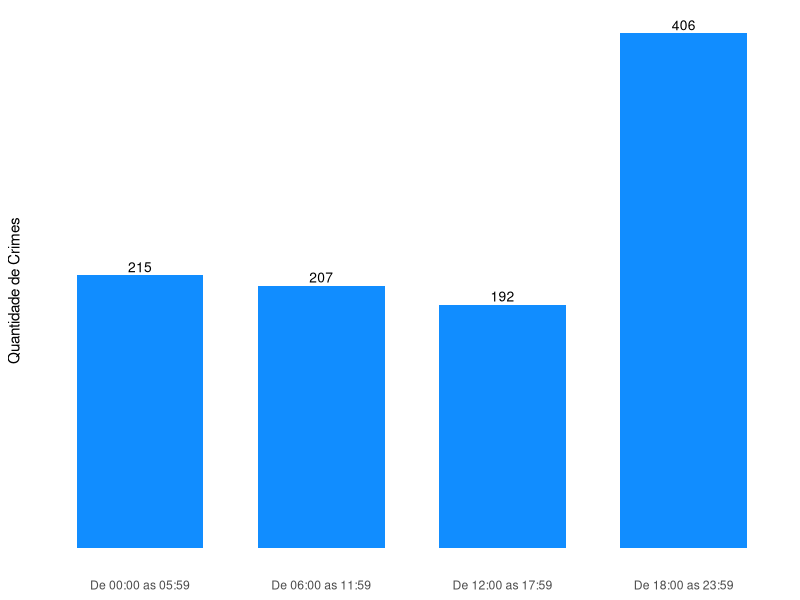
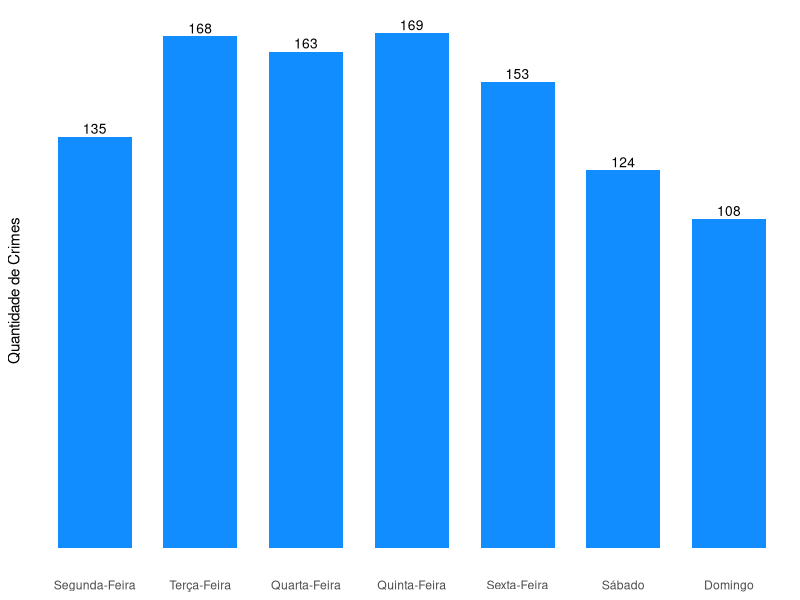

These figures' R source, in order:
## ---- chunk 1
#| echo: false
#| warning: false

dados <- read.csv("crimes_hora.csv", sep = ",")

library(ggplot2)

## Ordenando os valores do eixo X
level_order <- c('De 00:00 as 05:59', 'De 06:00 as 11:59', 'De 12:00 as 17:59', 'De 18:00 as 23:59')

ggplot(data = dados, aes(x = faixa_hora, y = qtd_roubo)) +
  geom_bar(stat="identity", fill = '#118DFF',width = 0.7 , aes(x = factor(faixa_hora, level = level_order)))+
  ylab("Quantidade de Crimes")+
  geom_text(aes(label=qtd_roubo), vjust=-0.3, size=3.5)+
  theme(panel.grid.major = element_blank(), panel.grid.minor = element_blank(),
        panel.background = element_blank(), axis.line = element_blank(),
        axis.title.x = element_blank(), axis.ticks = element_blank(), axis.text.y = element_blank())
## ---- chunk 2
#| echo: false
#| warning: false

dados <- read.csv("crimes_semana.csv", sep = ",")

library(ggplot2)

## Ordenando os valores do eixo X
level_order <- c('Segunda-Feira', 'Terça-Feira', 'Quarta-Feira', 'Quinta-Feira', 'Sexta-Feira', 'Sábado', 'Domingo')

ggplot(data = dados, aes(x = Dia.da.Semana.Fato, y = Contagem.de.Número.REDS)) +
  geom_bar(stat="identity", fill = '#118DFF',width = 0.7 , aes(x = factor(Dia.da.Semana.Fato, level = level_order)))+
  ylab("Quantidade de Crimes")+
  geom_text(aes(label=Contagem.de.Número.REDS), vjust=-0.3, size=3.5)+
  theme(panel.grid.major = element_blank(), panel.grid.minor = element_blank(),
        panel.background = element_blank(), axis.line = element_blank(),
        axis.title.x = element_blank(), axis.ticks = element_blank(), axis.text.y = element_blank())
